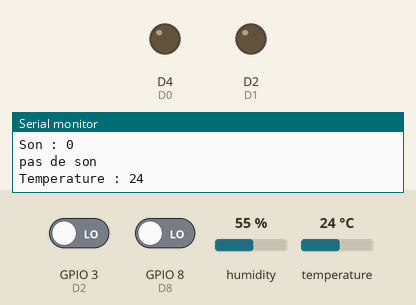
Simulated run of this sketch. Board: ESP8266 (NodeMCU). On the bench: output pins drawn as LEDs (lit = HIGH), the last lines printed to the serial monitor. Inputs (shaded band) come from the test bench; at power-on: GPIO 3 (D2) LOW, temperature 24 °C, GPIO 8 (D8) LOW, humidity 55 %. WiFi joins after 1.5 s; servers stay silent unless stated.

Above: at 3.0 s.
3.1 s: GPIO 3 (D2) driven HIGH
At 5.2 s:
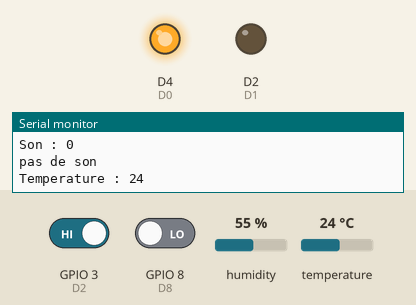
6.7 s: temperature set to 26 °C
10.3 s: temperature set to 29 °C
15.0 s: GPIO 3 (D2) driven LOW
At 17.1 s:
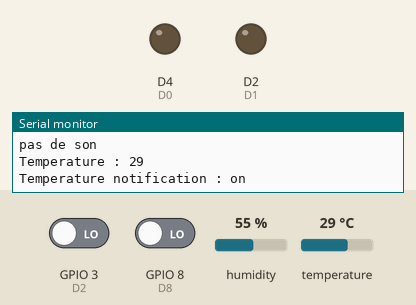
Timing chart, 0 to 18.6 s (numbered marks = the images above; inputs shaded):
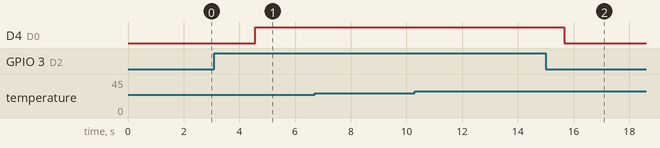

Measured:
- after the input at 3.1 s, D4 (D0): LOW → HIGH after 1.5 s
- after the input at 15.0 s, D4 (D0): HIGH → LOW after 0.67 s

The sketch:

HeraV2.ino
```cpp
#include <ESP8266WiFi.h>
#include<FirebaseArduino.h>
#include <ArduinoJson.h>


//
// Copyright 2015 Google Inc.
//
// Licensed under the Apache License, Version 2.0 (the "License");
// you may not use this file except in compliance with the License.
// You may obtain a copy of the License at
//
//     http://www.apache.org/licenses/LICENSE-2.0
//
// Unless required by applicable law or agreed to in writing, software
// distributed under the License is distributed on an "AS IS" BASIS,
// WITHOUT WARRANTIES OR CONDITIONS OF ANY KIND, either express or implied.
// See the License for the specific language governing permissions and
// limitations under the License.
//

// FirebaseDemo_ESP8266 is a sample that demo the different functions
// of the FirebaseArduino API.


static const uint8_t D0 = 2;
static const uint8_t D1 = 4;
static const uint8_t D2 = 3;
static const uint8_t D6 = 7;
static const uint8_t D8 = 8;

#include <ArduinoJson.h>
#include <DHT.h>
#define DHT_PIN D6
#define DHTTYPE DHT11                                        // Initialize dht type as DHT 11
DHT dht(DHT_PIN, DHTTYPE);


// Set these to run example.
#define FIREBASE_HOST "https://cpi-project-b42b5-default-rtdb.firebaseio.com/"
#define FIREBASE_AUTH "K58KQNBK2d0jyOJy2NQ9Mbdk6V6VVYgwkoDfoeWA"
#define PROJECT_ID "cpi-project-b42b5"
#define WIFI_SSID "INGENIUMS-AP"
#define WIFI_PASSWORD "ingeniums$2022"


float mov;

void setup() {
 // Serial.begin(256000);
  Serial.begin(115200);
  //Serial.begin(9600);
  dht.begin();
  pinMode(D1, OUTPUT);
  pinMode(D0, OUTPUT);
  pinMode(D8, INPUT);
  pinMode(D2, INPUT);
  pinMode(D6, INPUT);

   //std::shared_ptr<StaticJsonDocument<FIREBASE_JSONDOCUMENT_SIZE>> buffer_;
  // connect to wifi.

  WiFi.begin(WIFI_SSID, WIFI_PASSWORD);
  Serial.print("connecting");
  while (WiFi.status() != WL_CONNECTED) {
    Serial.print(".");
    delay(500);
  }
  Serial.println();
  Serial.print("connected: ");
  Serial.println(WiFi.localIP());
  Firebase.begin(FIREBASE_HOST, FIREBASE_AUTH);
  Firebase.pushInt("MOVE_SENSOR", 0);
  Firebase.pushInt("SON_SENSOR", 0);
}

int n1 = 0;
int n2 = 0;
int n3 = 0;
int n4 = 0;

void loop() {
  //==============================*Movement Sensor*====================================================
  mov = digitalRead(D2);

   if(mov == 1){
    Serial.print("Mouvemenet : ");
    Serial.println(mov);
    digitalWrite(D0, HIGH);
    Firebase.pushInt("MOVE_SENSOR", 1);
    }
   else{
    Serial.print("Mouvemenet : ");
    Serial.println(mov);
      Serial.println("no move");
      digitalWrite(D0, LOW);
      Firebase.pushInt("MOVE_SENSOR",0);

  }
  //===========================================================================================


 //==============================*Sound Sensor*====================================================
  n4 = digitalRead(D8);
  if(n4 >=50){
    Serial.print("Son : ");
    Serial.println(n4);
    digitalWrite(D1, HIGH);
    Firebase.pushInt("SON_SENSOR", 1);
    }
   else{
    Serial.print("Son : ");
    Serial.println(n4);
      Serial.println("pas de son");
      digitalWrite(D1, LOW);
      Firebase.pushInt("SON_SENSOR", 0);
      }


  //===========================================================================================


   //==============================*DHT11 Sensor*====================================================

    dht.read(DHT_PIN);
    int temperature = dht.readTemperature();
    Serial.print("Temperature : ");
    Serial.println(temperature);
      Firebase.setInt("DHT11_SENSOR", temperature);
      Firebase.setInt("DHT11_SENSOR_GRAPH", temperature);
      if (temperature >=28){
        Serial.println("Temperature notification : on ");
      Firebase.setInt("TEMPERATURE_NOTIFY", 1);
      delay(1000);
    }
      else{
        Firebase.setInt("TEMPERATURE_NOTIFY", 0);
      delay(1000);
      }
      delay(1000);

  //===========================================================================================

}
```
